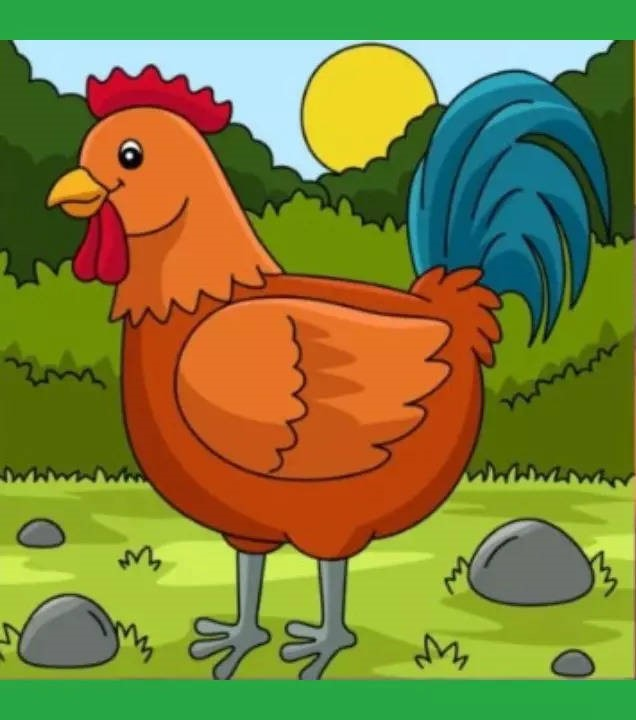
#> input picture images/hen1.jpg, 636 x 720 px
$ python spot.py
#> lines starting #> are read from the running program, lines starting #| are printed output that depends on the picture; after the words box and inside, x2 and y2 are one past the last pixel; in counts of white or black regions, pixels touching at a corner belong together
import cv2
import imutils
import numpy as np

#Load the two images (city)

img1 = cv2.imread("images/hen1.jpg")
#> img1 is the input picture: shape (720, 636, 3); mean B, G, R 57.2, 128.9, 124.9
img1 = cv2.resize(img1, (600,360))
#> img1: shape (360, 600, 3)
img2 =cv2.imread("images/hen2.jpg")
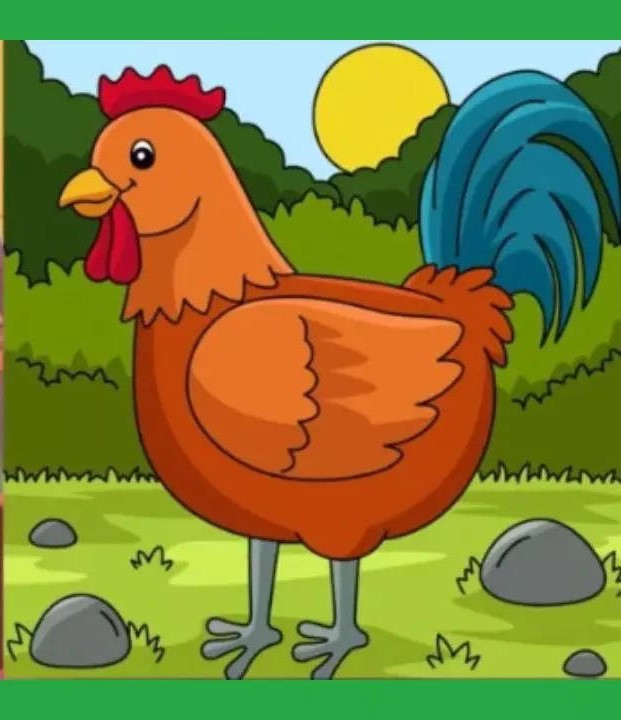
#> input picture images/hen2.jpg, 621 x 720 px
#> img2 is the input picture: shape (720, 621, 3); mean B, G, R 58.1, 129, 125.7
img2 = cv2.resize(img2, (600,360))
#> img2: shape (360, 600, 3)

#Grayscale
gray1 = cv2.cvtColor(img1, cv2.COLOR_BGR2GRAY)
gray2 = cv2.cvtColor(img2, cv2.COLOR_BGR2GRAY)
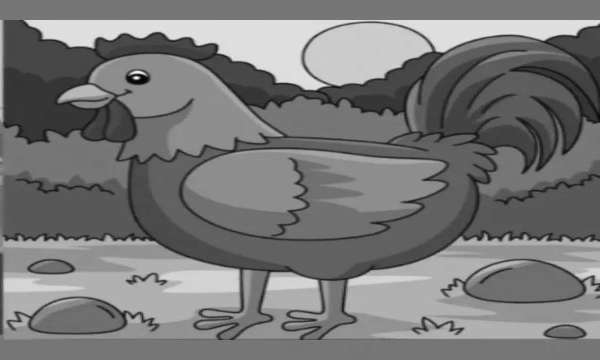
#> gray2: shape (360, 600); min 2, max 245, mean 120

#Find the difference between the two images using absdiff
diff = cv2.absdiff(gray1, gray2)
cv2.imshow("diff(img1, img2)", diff)

#Apply threshold
thresh = cv2.threshold(diff, 0, 255, cv2.THRESH_BINARY | cv2.THRESH_OTSU) [1]
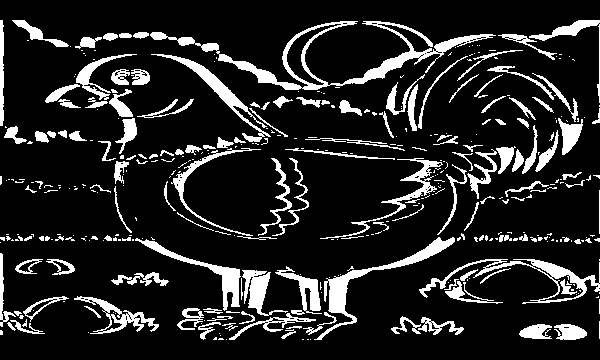
#> thresh: shape (360, 600); 14.4% white; 391 white regions (251 under 20 px), largest, box (x1, y1, x2, y2) and area: (150, 21, 496, 90) 3555, (314, 237, 455, 340) 1692, (419, 259, 600, 304) 1472

#cv2.imshow("Threshold", thresh)

#Dilation

kernel =  np.ones((5,5), np.uint8)
dilate =  cv2.dilate(thresh, kernel, iterations=2)
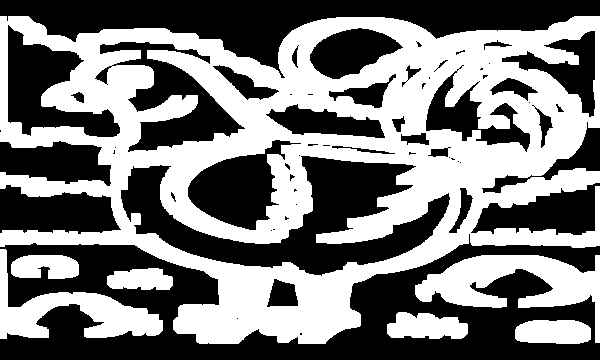
#> dilate: shape (360, 600); 48.3% white; 7 white regions
cv2.imshow("Dilation", dilate)

#Find contours
contours = cv2.findContours(dilate.copy(), cv2.RETR_EXTERNAL, cv2.CHAIN_APPROX_SIMPLE)
#> contours = 7 contours; box (x1, y1, x2, y2) and area: (0, 16, 600, 344) 132666, (415, 255, 600, 343) 6102, (0, 249, 163, 339) 4652, (387, 312, 468, 339) 1576, (515, 320, 591, 344) 1528, (11, 255, 79, 279) 1264, (107, 268, 173, 290) 1094
contours = imutils.grab_contours(contours)

#Loop over each contour

for contour in contours:
   if cv2.contourArea(contour) > 100:
   # Calculate bounding box
     x, y, w, h= cv2.boundingRect(contour)
    # Draw rectangle bounding box
     cv2.rectangle(img1, (x,y), (x+w, y+h), (0,0,255), 2)
     cv2.rectangle(img2, (x,y), (x+w, y+h), (0,0,255), 2)
#> this loop made 7 passes
#> (x, y, w, h) on passes 1 to 7: (515, 320, 76, 24), (387, 312, 81, 27), (107, 268, 66, 22), (415, 255, 185, 88), (11, 255, 68, 24), (0, 249, 163, 90), (0, 16, 600, 328)
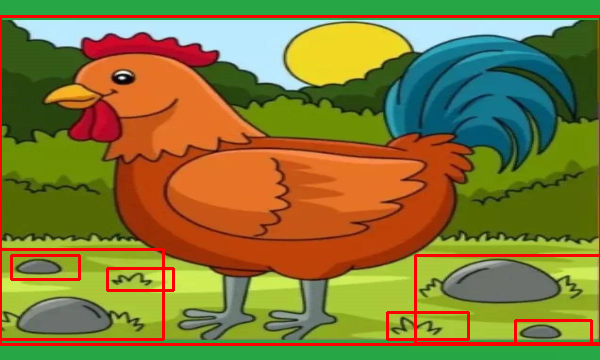
#> img1: shape (360, 600, 3); mean B, G, R 54.8, 121.9, 131.3
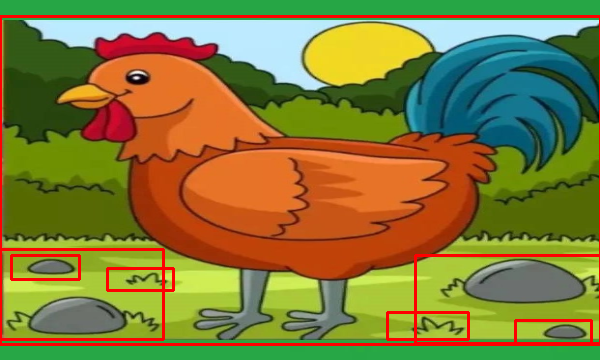
#> img2: shape (360, 600, 3); mean B, G, R 55.7, 122.2, 132.2

# Show final images with differences
x = np.zeros((360,10,3), np.uint8)
result = np.hstack((img1, x, img2))
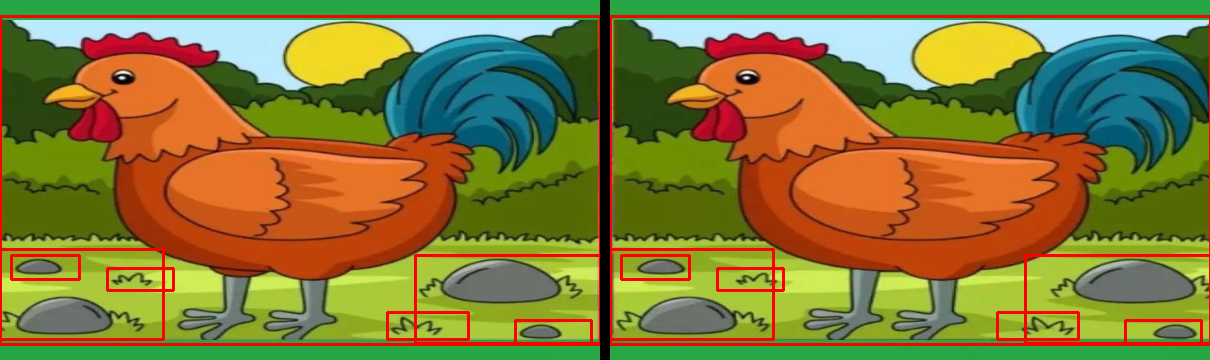
#> result: shape (360, 1210, 3); mean B, G, R 54.8, 121, 130.7
cv2.imshow("Differences", result)

#cv2.imshow("Original City", imgl)

#cv2.imshow("Edited", ing2)

cv2.waitKey(0)
cv2.destroyAllWindows()
